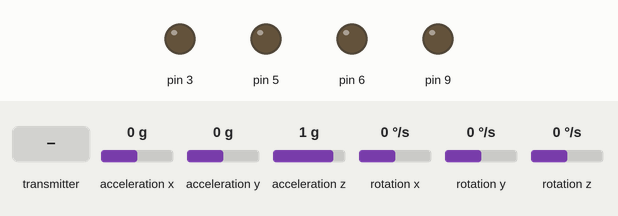
A sketch run on a simulated Arduino Uno, built with avr-gcc and run on an emulated ATmega328P. On the bench: output pins drawn as LEDs (lit = HIGH). Wiring (inferred from the names in the program): MPU-9250 motion sensor at I2C address 0x68. Inputs (shaded band) come from the test bench; at power-on: acceleration x 0 g, acceleration y 0 g, rotation y 0 °/s, rotation z 0 °/s, acceleration z 1 g, rotation x 0 °/s. No radio packets arrive unless stated.

Above: at 8.3 s.
8.4 s: the transmitter starts sending throttle = 256
At 10.1 s:
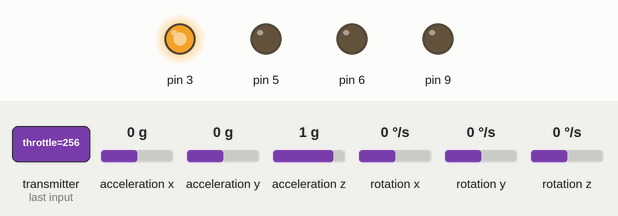
10.7 s: acceleration x set to 0.8 g
At 13.04 s:
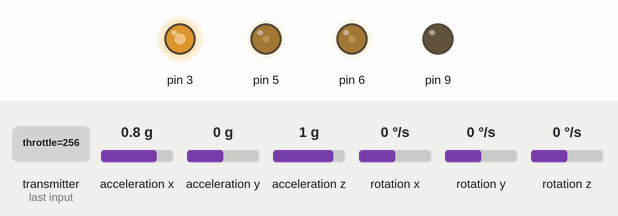
13.7 s: acceleration y set to -1.4 g
16.7 s: rotation y set to 10 °/s
At 16.9 s:
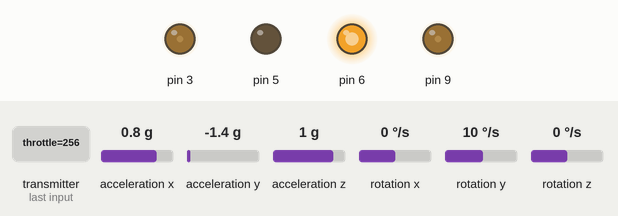
19.7 s: rotation z set to -100 °/s
22.7 s: the transmitter starts sending yaw = 256
At 24.5 s:
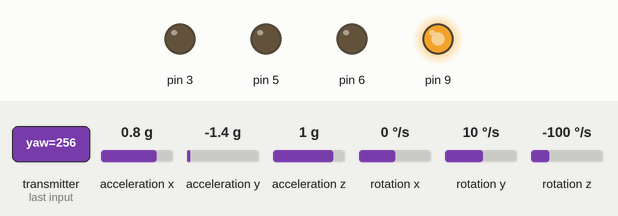
Timing chart, 0 to 26.0 s (numbered marks = the images above; inputs shaded):
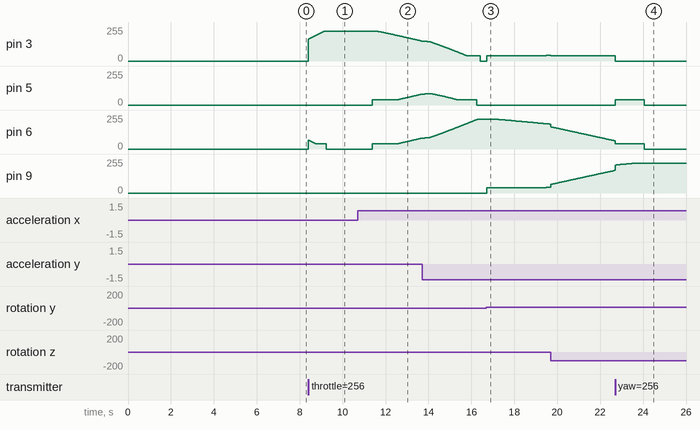

The sketch:

FC_anglemode_NRF_Rec.ino
```cpp
#include <Wire.h>
#include <SPI.h>
#include <nRF24L01.h>
#include <RF24.h>


// NRF Configuration
RF24 radio(7, 10); // CE, CSN
const byte address[6] = "00001";

//IMU
#define MPU_ADDR 0x68
float prevRateRoll, prevRatePitch, prevRateYaw;
float RateRoll=0,RatePitch=0,RateYaw=0;
float RateCalibrationRoll, RateCalibrationPitch, RateCalibrationYaw;
float AccX, AccY, AccZ;
float AngleRoll, AnglePitch;
int16_t GyroX , GyroY, GyroZ,AccXLSB,AccYLSB,AccZLSB;
int RateCalibrationNumber;

//RATE CONTROLLER
float ErrorRateRoll, ErrorRatePitch, ErrorRateYaw;
float PrevErrorRateRoll, PrevErrorRatePitch, PrevErrorRateYaw;
float PrevItermRateRoll, PrevItermRatePitch, PrevItermRateYaw;
float PRateRoll=0.6; float PRatePitch=PRateRoll; float PRateYaw=2.0;
float IRateRoll=1.0; float IRatePitch=IRateRoll; float IRateYaw=2.0;
float DRateRoll=0.03; float DRatePitch=DRateRoll; float DRateYaw=0;
float DesiredRateRoll, DesiredRatePitch,DesiredRateYaw;
float DesiredAngleRoll, DesiredAnglePitch;
float PIDReturn[]={0, 0, 0};

//RECIVER

struct DataPacket {
  int yaw;//yaw
  int throttle;//throttle
  int roll;//roll
  int pitch;//pitch
  // int encoderVal;
  // bool encoderBtn;
};
DataPacket receivedData ;
unsigned long lastRxTime = 0;

float InputRoll, InputThrottle, InputPitch, InputYaw;

//BATTERY
// float Voltage, Current, BatteryRemaining, BatteryAtStart;
// float CurrentConsumed=0;
// float BatteryDefault=1300;

//TIMING
uint32_t LoopTimer;
unsigned long prevTime=0;
float dt;

// ---------- Motor Control ----------
int motor1_output, motor2_output, motor3_output, motor4_output;
#define MOTOR_IDLE 40

//kalman filter necessaries
float KalmanAngleRoll=0, KalmanUncertaintyAngleRoll=2*2;
float KalmanAnglePitch=0, KalmanUncertaintyAnglePitch=2*2;
float Kalman1DOutput[]={0,0};

//angle controller
float PrevErrorAngleRoll, PrevErrorAnglePitch;
float ErrorAngleRoll, ErrorAnglePitch;
float PrevItermAngleRoll, PrevItermAnglePitch;
float PAngleRoll=2; float PAnglePitch=PAngleRoll;
float IAngleRoll=0; float IAnglePitch=IAngleRoll;
float DAngleRoll=0; float DAnglePitch=DAngleRoll;

//-----------------------------------------------------------FUNCTIONS-----------------------------------------------------------------------


void kalman_1d(float &KalmanState, float &KalmanUncertainty, float KalmanInput, float KalmanMeasurement, float dt) {
  KalmanState=KalmanState+dt*KalmanInput;
  KalmanUncertainty=KalmanUncertainty + dt * dt * 4.0f * 4.0f;
  float KalmanGain=KalmanUncertainty * 1/(1*KalmanUncertainty + 3.0f * 3.0f);
  KalmanState=KalmanState+KalmanGain * (KalmanMeasurement-KalmanState);
  KalmanUncertainty=(1.0f - KalmanGain) * KalmanUncertainty;
  Kalman1DOutput[0]=KalmanState;
  Kalman1DOutput[1]=KalmanUncertainty;
}
// void battery_voltage(void) {
//   Voltage=(float)analogRead(15)/62;
//   Current=(float)analogRead(21)*0.089;
// }
void read_receiver(void){
    if (radio.available()) {
      radio.read(&receivedData, sizeof(receivedData));
      lastRxTime = millis();

    }
}
void gyro_signals(void) {
//LOW_PASS FILTER already in the setup
  // Wire.beginTransmission(MPU_ADDR);
  // Wire.write(0x1A);
  // Wire.write(0x05);
  // Wire.endTransmission();

  //ACCMETER CONFIG already in setup
  // Wire.beginTransmission(MPU_ADDR);
  // Wire.write(0x1C);
  // Wire.write(0x10);
  // Wire.endTransmission();

  Wire.beginTransmission(MPU_ADDR);
  Wire.write(0x3B);
  Wire.endTransmission();
  Wire.requestFrom(MPU_ADDR,6);
  if (Wire.available() >= 6) {
     AccXLSB = Wire.read() << 8 | Wire.read();
     AccYLSB = Wire.read() << 8 | Wire.read();
     AccZLSB = Wire.read() << 8 | Wire.read();
  }
  //GYRO CONFIG alr in setup
  // Wire.beginTransmission(MPU_ADDR);
  // Wire.write(0x1B);
  // Wire.write(0x8);
  // Wire.endTransmission();


  Wire.beginTransmission(MPU_ADDR);
  Wire.write(0x43);
  Wire.endTransmission();
  Wire.requestFrom(MPU_ADDR,6);
  if (Wire.available() >= 6) {
     GyroX = Wire.read() << 8 | Wire.read();
     GyroY = Wire.read() << 8 | Wire.read();
     GyroZ = Wire.read() << 8 | Wire.read();
  }

  // //rate roll values
  // float gyroScale = 65.5;  // for ±500 dps
  // float newRateRoll  = GyroX / gyroScale;
  // float newRatePitch = GyroY / gyroScale;
  // float newRateYaw   = GyroZ / gyroScale;

  // // Apply simple low-pass filter
  // RateRoll  = 0.9 * RateRoll + 0.1 * newRateRoll;
  // RatePitch = 0.9 * RatePitch + 0.1 * newRatePitch;
  // RateYaw   = 0.9 * RateYaw + 0.1 * newRateYaw;

  RateRoll = (float)GyroX / 65.5f;   // ±500 dps sensitivity
  RatePitch = (float)GyroY / 65.5f;
  RateYaw = (float)GyroZ / 65.5f;


  //acc values
  AccX=(float)AccXLSB/4096;
  AccY=(float)AccYLSB/4096;
  AccZ=(float)AccZLSB/4096;


  //Angles using trignometery
  AngleRoll=atan(AccY/sqrt(AccX*AccX+AccZ*AccZ))* 57.29578f;
  AnglePitch=-atan(AccX/sqrt(AccY*AccY+AccZ*AccZ))* 57.29578f;
}


//PID EQN
void pid_equation(float Error, float P , float I, float D, float PrevError, float PrevIterm ,float dt) {
  //p term calc
  float Pterm=P*Error;

  //i term calc
  if (dt <= 0.00001f) dt = 0.00001f;
  float Iterm=PrevIterm+I*(Error+PrevError)*dt/2;
  Iterm = constrain(Iterm,-60, 60);

  //d term calc
  float Dterm=D*(Error-PrevError)/dt;

  //output calc
  float PIDOutput= Pterm+Iterm+Dterm;

  //output constrain
  PIDOutput = constrain(PIDOutput, -60, 60);

  PIDReturn[0]=PIDOutput;
  PIDReturn[1]=Error;
  PIDReturn[2]=Iterm;
}


void reset_pid(void) {
  PrevErrorRateRoll=0; PrevErrorRatePitch=0; PrevErrorRateYaw=0;
  PrevItermRateRoll=0; PrevItermRatePitch=0; PrevItermRateYaw=0;
  PrevErrorAngleRoll=0; PrevErrorAnglePitch=0;
  PrevItermAngleRoll=0; PrevItermAnglePitch=0;
}

//-----------------------------------------------SETUP------------------------------------------

void setup() {
  Serial.begin(115200);
  Wire.setClock(400000);
  Wire.begin();

  radio.begin();
  radio.setPALevel(RF24_PA_LOW);
  radio.setDataRate(RF24_1MBPS);
  radio.openReadingPipe(1, address);
  radio.startListening();

  //MOTOR WIRING: 3,5,6,9
  // WOULD ADD A BUZZER HERE

  delay(250);

    // Check MPU connection
  // Wire.beginTransmission(MPU_ADDR);
  // if (Wire.endTransmission() != 0) {
  //   Serial.println("MPU6050 not detected!");
  //   while (1);
  // }
  //Wake up mpu6500
  Wire.beginTransmission(MPU_ADDR);
  Wire.write(0x6B);
  Wire.write(0x00);
  Wire.endTransmission();

    // Configure DLPF (low-pass)
  Wire.beginTransmission(MPU_ADDR);
  Wire.write(0x1A); Wire.write(0x05); // 44Hz cutoff
  Wire.endTransmission();
    // Configure gyro
  Wire.beginTransmission(MPU_ADDR);
  Wire.write(0x1B); Wire.write(0x08); // ±500 deg/s
  Wire.endTransmission();
  //ACCMETER CONFIG
  Wire.beginTransmission(MPU_ADDR);
  Wire.write(0x1C);
  Wire.write(0x10);
  Wire.endTransmission();

  delay(20); // just a small delay before calibration starts


  for (RateCalibrationNumber=0;
        RateCalibrationNumber<2000;
        RateCalibrationNumber ++) {
          gyro_signals();
    RateCalibrationRoll+=RateRoll;
    RateCalibrationPitch+=RatePitch;
    RateCalibrationYaw+=RateYaw;
    delay(1);
  }
  RateCalibrationRoll/=2000;
  RateCalibrationPitch/=2000;
  RateCalibrationYaw/=2000;


  // battery_voltage();
  // if (Voltage > 8.3) { digitalWrite(5, LOW); BatteryAtStart=BatteryDefault; }
  // else if (Voltage < 7.5) {BatteryAtStart=30/100*BatteryDefault ;}
  // else { digitalWrite(5, LOW); BatteryAtStart=(82*Voltage-580)/100*BatteryDefault; }
  // ReceiverInput.begin(14);
  // while (ReceiverValue[2] < 1020 ||
  //        ReceiverValue[2] > 1050) {
  //   read_receiver();
  //   delay(4);
  // }

  prevTime = micros();

}
void loop() {

//getting the calibrated R P Y
  gyro_signals();
  RateRoll-=RateCalibrationRoll;
  RatePitch-=RateCalibrationPitch;
  RateYaw-=RateCalibrationYaw;

// SETTING THE TIME TO ACCURATLY PROVIDE ITERATION LENGTH
  unsigned long now = micros();
  dt = (now - prevTime) / 1000000.0; // convert micro seconds to seconds
  prevTime = now;

//getting the KALMAN filtered angles
  kalman_1d(KalmanAngleRoll, KalmanUncertaintyAngleRoll, RateRoll, AngleRoll, dt);
  KalmanAngleRoll=Kalman1DOutput[0]; KalmanUncertaintyAngleRoll=Kalman1DOutput[1];
  kalman_1d(KalmanAnglePitch, KalmanUncertaintyAnglePitch, RatePitch, AnglePitch, dt);
  KalmanAnglePitch=Kalman1DOutput[0]; KalmanUncertaintyAnglePitch=Kalman1DOutput[1];

//getting the desired angles
  read_receiver();

   //failsafe
  // if (millis() - lastRxTime > 300) {   // 300 ms timeout
  //   motor1_output = 0;
  //   motor2_output = 0;
  //   motor3_output = 0;
  //   motor4_output = 0;
  //   reset_pid();
  //   return;
  // }

  receivedData.throttle = constrain(receivedData.throttle, 0, 1023);
  receivedData.roll     = constrain(receivedData.roll, 0, 1023);
  receivedData.pitch    = constrain(receivedData.pitch, 0, 1023);
  receivedData.yaw      = constrain(receivedData.yaw, 0, 1023);

  DesiredAngleRoll=map(receivedData.roll,0,1023,-20,20);
  DesiredAnglePitch=map(receivedData.pitch,0,1023,-20,20);
  InputThrottle= map(receivedData.throttle,0,1023,0,225);
  DesiredRateYaw=map(receivedData.yaw,0,1023,-90,90);

// ANGLE controller, aka PID equation to smoothly convert angles into rotation rate in appropriate settling time and with minimum overshoot
  ErrorAngleRoll=DesiredAngleRoll-KalmanAngleRoll;
  ErrorAnglePitch=DesiredAnglePitch-KalmanAnglePitch;

  //roll eqn
  pid_equation(ErrorAngleRoll, PAngleRoll, IAngleRoll, DAngleRoll, PrevErrorAngleRoll, PrevItermAngleRoll,dt);
  DesiredRateRoll=PIDReturn[0];
  PrevErrorAngleRoll=PIDReturn[1];
  PrevItermAngleRoll=PIDReturn[2];

  //pitch eqn
  pid_equation(ErrorAnglePitch, PAnglePitch, IAnglePitch, DAnglePitch, PrevErrorAnglePitch, PrevItermAnglePitch, dt);
  DesiredRatePitch=PIDReturn[0];
  PrevErrorAnglePitch=PIDReturn[1];
  PrevItermAnglePitch=PIDReturn[2];


//RATE Controller, aka PID equation to smoothly convert pitch,roll,yaw rate into motor inputs with minimum overshoot and in least settling time
  ErrorRateRoll=DesiredRateRoll-RateRoll;
  ErrorRatePitch=DesiredRatePitch-RatePitch;
  ErrorRateYaw=DesiredRateYaw-RateYaw;
  //roll eqn
  pid_equation(ErrorRateRoll, PRateRoll, IRateRoll, DRateRoll, PrevErrorRateRoll, PrevItermRateRoll ,dt);
       InputRoll=PIDReturn[0];
       PrevErrorRateRoll=PIDReturn[1];
       PrevItermRateRoll=PIDReturn[2];
  //pitch eqn
  pid_equation(ErrorRatePitch, PRatePitch,IRatePitch, DRatePitch, PrevErrorRatePitch, PrevItermRatePitch, dt);
       InputPitch=PIDReturn[0];
       PrevErrorRatePitch=PIDReturn[1];
       PrevItermRatePitch=PIDReturn[2];
  //yaw eqn
  pid_equation(ErrorRateYaw, PRateYaw,IRateYaw, DRateYaw, PrevErrorRateYaw, PrevItermRateYaw ,dt);
       InputYaw=PIDReturn[0];
       PrevErrorRateYaw=PIDReturn[1];
       PrevItermRateYaw=PIDReturn[2];


//basic motor equations for drone
  motor1_output= (InputThrottle-InputRoll-InputPitch-InputYaw);
  motor2_output= (InputThrottle-InputRoll+InputPitch+InputYaw);
  motor3_output= (InputThrottle+InputRoll+InputPitch-InputYaw);
  motor4_output= (InputThrottle+InputRoll-InputPitch+InputYaw);


  // Constrain outputs
  motor1_output = constrain(motor1_output, 0, 225);
  motor2_output = constrain(motor2_output, 0, 225);
  motor3_output = constrain(motor3_output, 0, 225);
  motor4_output = constrain(motor4_output, 0, 225);

  if (motor1_output > 0 && motor1_output < MOTOR_IDLE) motor1_output = MOTOR_IDLE;
  if (motor2_output > 0 && motor2_output < MOTOR_IDLE) motor2_output = MOTOR_IDLE;
  if (motor3_output > 0 && motor3_output < MOTOR_IDLE) motor3_output = MOTOR_IDLE;
  if (motor4_output > 0 && motor4_output < MOTOR_IDLE) motor4_output = MOTOR_IDLE;

  int ThrottleCutOff=0;

  if (receivedData.throttle<20) {
    motor1_output=ThrottleCutOff;
    motor2_output=ThrottleCutOff;
    motor3_output=ThrottleCutOff;
    motor4_output=ThrottleCutOff;
    reset_pid();
  }

  // Serial.println(motor1_output);
  // Serial.println(motor2_output);
  // Serial.println(motor3_output);
  // Serial.println(motor4_output);


  analogWrite(3,motor1_output);
  analogWrite(5,motor2_output);
  analogWrite(6,motor3_output);
  analogWrite(9,motor4_output);

  // battery_voltage();
  // CurrentConsumed=Current*1000*0.004/3600+CurrentConsumed;
  // BatteryRemaining=(BatteryAtStart-CurrentConsumed)/BatteryDefault*100;
  // if (BatteryRemaining<=30) digitalWrite(5, HIGH);
  // else digitalWrite(5, LOW);
  while (micros() - LoopTimer < 4000);
  LoopTimer=micros();
}
```

Measured:
- after the input at 8.4 s, pin 3: moves from 0/255 to 225/255 over 0.76 s, starting at once
- after the input at 10.7 s, pin 3: moves from 225/255 to 149/255 over 2.1 s, starting after 0.87 s; pin 5, pin 6: moves from 0/255 to 82/255 over 2.3 s, starting after 0.67 s
- after the input at 16.7 s, pin 3, pin 9: moves from 0/255 to 45/255 over 3.0 s, starting at once; pin 6: moves from 225/255 to 186/255 over 2.6 s, starting after 0.34 s
- after the input at 22.7 s, pin 3: 40/255 → 0/255 after 0.00 s instead of 1.8 s; pin 5: 0/255 → 40/255 at once, → 0/255 1.4 s later
